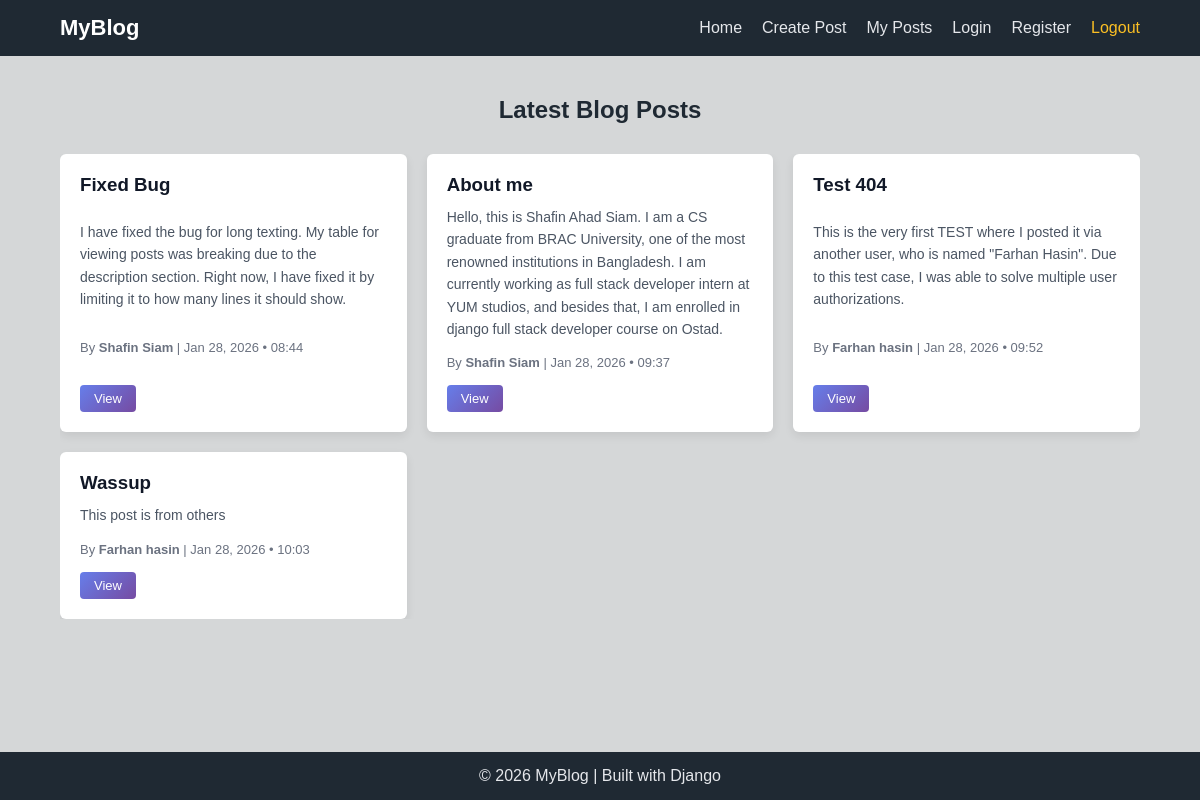
Before: / with the older database file.
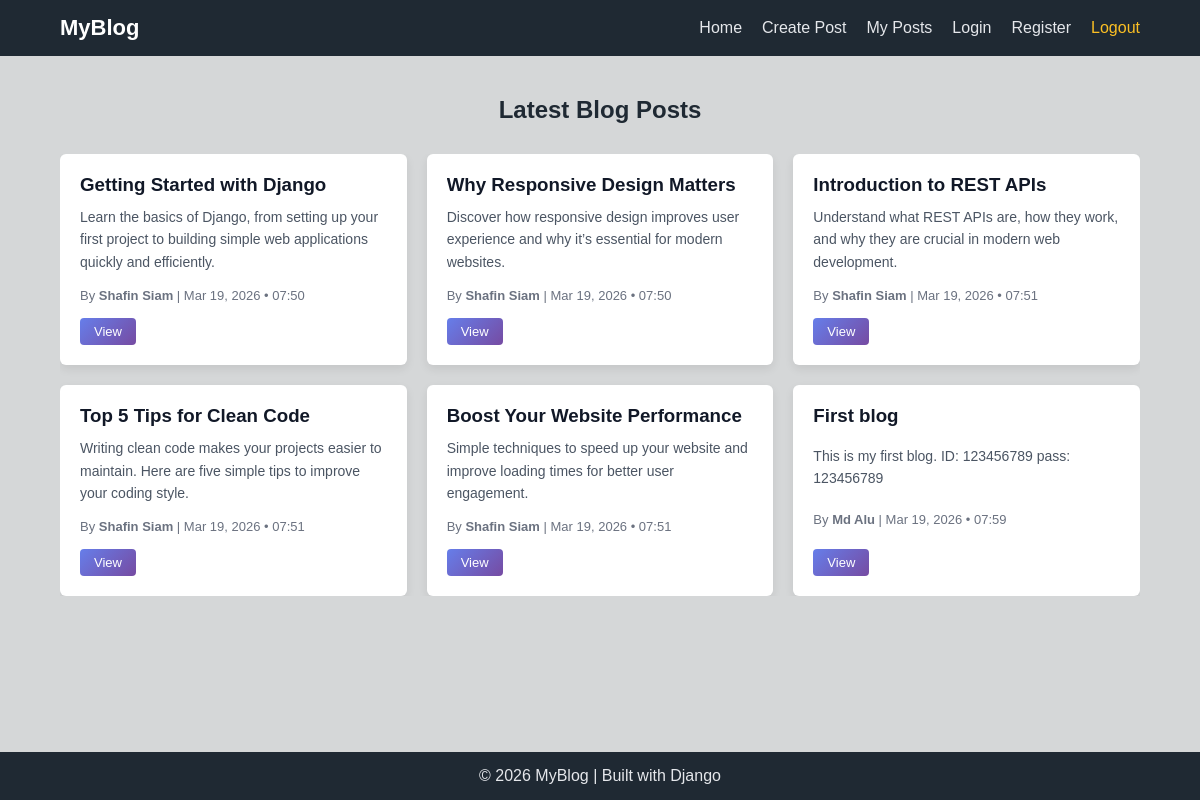
After: the same page with the newer database file.
### blogapp/models.py (models this page shows, shortened)
class Post(models.Model):
    title = models.CharField(max_length=100)
    description = models.TextField()
    created_by = models.ForeignKey(User, on_delete=models.CASCADE)
    created_at = models.DateTimeField(auto_now_add=True)

### blogapp/views.py (the view)
# urls.py: 2. Add a URL to urlpatterns:  path('', views.home, name='home')
def home(request):
    if request.method == 'GET':
        post_list = Post.objects.all()
        return render(request, 'home/home.html' , {'post_list': post_list})
    return render(request, 'home/home.html')

### blogapp/templates/home/home.html (shortened to what this page needs)
{% extends 'base.html' %}
{% block content %}
<h2>Latest Blog Posts</h2>
<div class="posts">
    {% for post in post_list %}
        <div class="post-card">
            <h3>{{ post.title }}</h3>
            <p>{{ post.description }}</p>
            <div class="post-footer">
                By <strong>
                    {{ post.created_by.get_full_name|default:post.created_by.username }}
                </strong>
                | {{ post.created_at|date:"M d, Y • H:i" }}
            </div>
            <div class="post-actions">
                <a href="{% url 'post_detail' post.id %}" class="view-btn">
                    View
                </a>
            </div>
        </div>
    {% empty %}
        <p>No posts yet.</p>
    {% endfor %}
</div>
{% endblock %}

### blogapp/templates/base.html (shortened to what this page needs)
<!DOCTYPE html>
<html lang="en">
</head>
<body>
<header>
    <div class="nav-container">
        <a href="{% url 'home' %}" class="logo">MyBlog</a>
        <nav>
            <ul>
                <li><a href="{% url 'home' %}">Home</a></li>
                <li><a href="{% url 'create_post' %}">Create Post</a></li>
                <li><a href="{% url 'view_post' %}">My Posts</a></li>
                <li><a href="{% url 'login' %}">Login</a></li>
                <li><a href="{% url 'register' %}">Register</a></li>
                <li><a href="{% url 'logout_view' %}" class="logout">Logout</a></li>
            </ul>
        </nav>
    </div>
</header>
<main>
    {% block content %}{% endblock %}
</main>
<footer>
    © 2026 MyBlog | Built with Django
</footer>
</body>
</html>

### blogapp/templates/home/home.html (style rules this page uses)
* { box-sizing: border-box; overflow: hidden; }

### blogapp/templates/base.html (style rules this page uses)
* { margin: 0; padding: 0; box-sizing: border-box; font-family: Arial, sans-serif; }
body { min-height: 100vh; display: flex; flex-direction: column; background-color: #d5d7d8; }
header { background-color: #1f2933; padding: 15px 0; }
.nav-container { width: 90%; max-width: 1100px; margin: auto; display: flex; justify-content: space-between; align-items: center; }
.logo { color: #ffffff; font-size: 22px; font-weight: bold; text-decoration: none; }
nav ul { list-style: none; display: flex; gap: 20px; }
nav ul li a { color: #e5e7eb; text-decoration: none; }
.logout { color: #fbbf24; }
main { width: 90%; max-width: 1100px; margin: 40px auto; flex: 1; }
main h2 { text-align: center; margin-bottom: 30px; color: #1f2933; }
.posts { display: grid; grid-template-columns: repeat(auto-fit, minmax(280px, 1fr)); gap: 20px; }
.post-card { background-color: #ffffff; border-radius: 6px; box-shadow: 0 4px 10px rgba(0,0,0,0.08); padding: 20px; display: flex; flex-direction: column; justify-content: space-between; }
.post-card h3 { color: #111827; margin-bottom: 10px; }
.post-card p { color: #4b5563; font-size: 14px; line-height: 1.6; }
.post-actions { margin-top: 15px; display: flex; justify-content: flex-start; }
.view-btn { padding: 6px 14px; font-size: 13px; text-decoration: none; color: #ffffff; background: linear-gradient(135deg, #667eea 0%, #764ba2 100%); border-radius: 4px; transition: background-color 0.3s ease, transform 0.2s ease; }
.post-footer { margin-top: 15px; font-size: 13px; color: #6b7280; }
footer { background-color: #1f2933; color: #e5e7eb; text-align: center; padding: 15px 0; }

Changed rows visible on the page:
removed Post: title "About me", description "Hello, this is Shafin Ahad Siam. I am a CS graduate from BRAC University, one of the most renowned institutions in Bangladesh. I am currently working as full stack developer intern at YUM studios, and besides that, I am enrolled in django full stack developer course on Ostad.", created_by.get_full_name "Shafin Siam", created_at "Jan 28, 2026 • 09:37"
removed Post: title "Test 404", description "This is the very first TEST where I posted it via another user, who is named \"Farhan Hasin\". Due to this test case, I was able to solve multiple user authorizations.", created_by.get_full_name "Farhan hasin", created_at "Jan 28, 2026 • 09:52"
removed Post: title "Wassup", description "This post is from others", created_by.get_full_name "Farhan hasin", created_at "Jan 28, 2026 • 10:03"
added Post: title "Getting Started with Django", description "Learn the basics of Django, from setting up your first project to building simple web applications quickly and efficiently.", created_by.get_full_name "Shafin Siam", created_at "Mar 19, 2026 • 07:50"
added Post: title "Why Responsive Design Matters", description "Discover how responsive design improves user experience and why it’s essential for modern websites.", created_by.get_full_name "Shafin Siam", created_at "Mar 19, 2026 • 07:50"
added Post: title "Introduction to REST APIs", description "Understand what REST APIs are, how they work, and why they are crucial in modern web development.", created_by.get_full_name "Shafin Siam", created_at "Mar 19, 2026 • 07:51"
added Post: title "Top 5 Tips for Clean Code", description "Writing clean code makes your projects easier to maintain. Here are five simple tips to improve your coding style.", created_by.get_full_name "Shafin Siam", created_at "Mar 19, 2026 • 07:51"
added Post: title "Boost Your Website Performance", description "Simple techniques to speed up your website and improve loading times for better user engagement.", created_by.get_full_name "Shafin Siam", created_at "Mar 19, 2026 • 07:51"
changed Post: title "Fixed Bug" → "First blog"; description "I have fixed the bug for long texting. My table for viewing posts was breaking due to the description section. Right now, I have fixed it by limiting it to how many lines it should show." → "This is my first blog. ID: 123456789 pass: 123456789"; created_by.get_full_name "Shafin Siam" → "Md Alu"; created_at "Jan 28, 2026 • 08:44" → "Mar 19, 2026 • 07:59"
